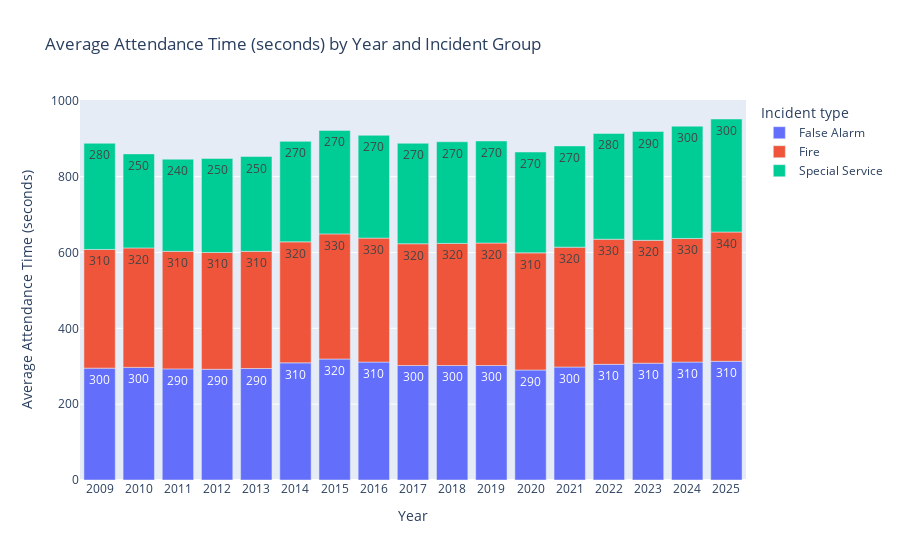

The code cell stored with this chart in its notebook:
### Code cell
grouped_multiple3 = df_processed.groupby(['CalYear','IncidentGroup'],observed=False).agg({'FirstPumpArriving_AttendanceTime':['mean']})
grouped_multiple3 = grouped_multiple3.reset_index()
grouped_multiple3.columns = ['Year','Incident type', 'Average Attendance Time (seconds)']
grouped_multiple3['Average Attendance Time (seconds)'] = grouped_multiple3['Average Attendance Time (seconds)'].round().astype(int)
fig = px.bar(grouped_multiple3, x="Year", y="Average Attendance Time (seconds)", color="Incident type", title="Average Attendance Time (seconds) by Year and Incident Group",text_auto='.2s')
fig.update_xaxes(tickmode='linear',showticklabels=True)
fig.show()

### Figure 1 — Plotly figure (JSON) as saved in the notebook; plotly's stock layout.template omitted (floating-point values rounded to 4 significant figures)
{"data": [{"hovertemplate": "Incident type=False Alarm<br>Year=%{x}<br>Average Attendance Time (seconds)=%{y}<extra></extra>", "legendgroup": "False Alarm", "marker": {"color": "#636efa", "pattern": {"shape": ""}}, "name": "False Alarm", "orientation": "v", "showlegend": true, "textposition": "auto", "texttemplate": "%{y:.2s}", "type": "bar", "x": [2009, 2010, 2011, 2012, 2013, 2014, 2015, 2016, 2017, 2018, 2019, 2020, 2021, 2022, 2023, 2024, 2025], "xaxis": "x", "y": [295, 297, 293, 292, 294, 309, 319, 311, 302, 302, 302, 290, 298, 305, 308, 311, 313], "yaxis": "y"}, {"hovertemplate": "Incident type=Fire<br>Year=%{x}<br>Average Attendance Time (seconds)=%{y}<extra></extra>", "legendgroup": "Fire", "marker": {"color": "#EF553B", "pattern": {"shape": ""}}, "name": "Fire", "orientation": "v", "showlegend": true, "textposition": "auto", "texttemplate": "%{y:.2s}", "type": "bar", "x": [2009, 2010, 2011, 2012, 2013, 2014, 2015, 2016, 2017, 2018, 2019, 2020, 2021, 2022, 2023, 2024, 2025], "xaxis": "x", "y": [313, 315, 310, 308, 309, 319, 330, 327, 321, 322, 323, 309, 316, 330, 324, 326, 341], "yaxis": "y"}, {"hovertemplate": "Incident type=Special Service<br>Year=%{x}<br>Average Attendance Time (seconds)=%{y}<extra></extra>", "legendgroup": "Special Service", "marker": {"color": "#00cc96", "pattern": {"shape": ""}}, "name": "Special Service", "orientation": "v", "showlegend": true, "textposition": "auto", "texttemplate": "%{y:.2s}", "type": "bar", "x": [2009, 2010, 2011, 2012, 2013, 2014, 2015, 2016, 2017, 2018, 2019, 2020, 2021, 2022, 2023, 2024, 2025], "xaxis": "x", "y": [280, 248, 243, 248, 250, 265, 273, 271, 265, 268, 269, 266, 267, 279, 287, 296, 298], "yaxis": "y"}], "layout": {"barmode": "relative", "legend": {"title": {"text": "Incident type"}, "tracegroupgap": 0}, "title": {"text": "Average Attendance Time (seconds) by Year and Incident Group"}, "xaxis": {"anchor": "y", "domain": [0, 1], "showticklabels": true, "tickmode": "linear", "title": {"text": "Year"}}, "yaxis": {"anchor": "x", "domain": [0, 1], "title": {"text": "Average Attendance Time (seconds)"}}}}
